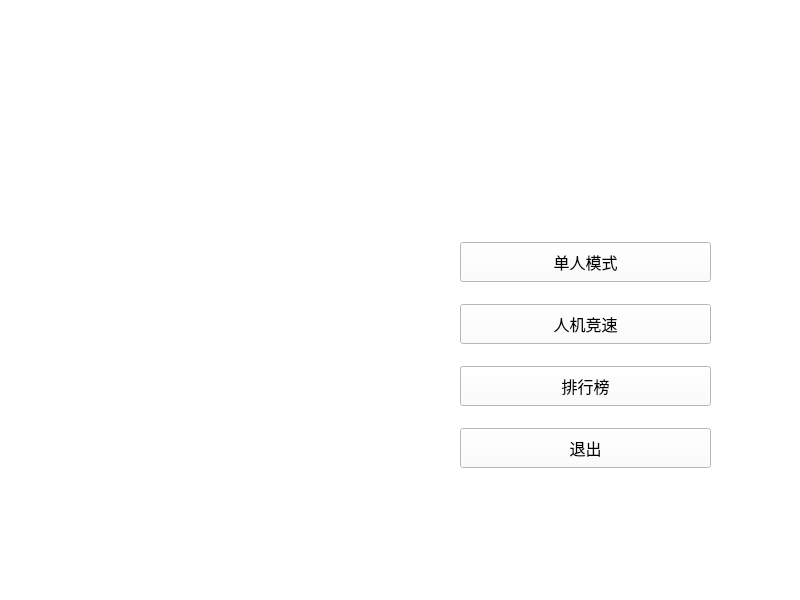
<?xml version="1.0" encoding="UTF-8"?>
<ui version="4.0">
 <class>menu</class>
 <widget class="QWidget" name="menu">
  <property name="geometry">
   <rect>
    <x>0</x>
    <y>0</y>
    <width>800</width>
    <height>600</height>
   </rect>
  </property>
  <property name="mouseTracking">
   <bool>false</bool>
  </property>
  <property name="windowTitle">
   <string>Form</string>
  </property>
  <property name="styleSheet">
   <string notr="true">background-color: rgb(255, 255, 255);</string>
  </property>
  <widget class="QLabel" name="maze_icon">
   <property name="geometry">
    <rect>
     <x>60</x>
     <y>210</y>
     <width>291</width>
     <height>251</height>
    </rect>
   </property>
   <property name="styleSheet">
    <string notr="true">border-image: url(:/img/res/maze_icon.png);</string>
   </property>
   <property name="text">
    <string/>
   </property>
  </widget>
  <widget class="QLabel" name="label">
   <property name="geometry">
    <rect>
     <x>450</x>
     <y>100</y>
     <width>271</width>
     <height>91</height>
    </rect>
   </property>
   <property name="styleSheet">
    <string notr="true">border-image: url(:/img/res/maze_font.png);</string>
   </property>
   <property name="text">
    <string/>
   </property>
  </widget>
  <widget class="QWidget" name="layoutWidget">
   <property name="geometry">
    <rect>
     <x>450</x>
     <y>210</y>
     <width>271</width>
     <height>281</height>
    </rect>
   </property>
   <layout class="QVBoxLayout" name="verticalLayout">
    <property name="spacing">
     <number>0</number>
    </property>
    <property name="sizeConstraint">
     <enum>QLayout::SizeConstraint::SetNoConstraint</enum>
    </property>
    <property name="leftMargin">
     <number>10</number>
    </property>
    <property name="topMargin">
     <number>10</number>
    </property>
    <property name="rightMargin">
     <number>10</number>
    </property>
    <item>
     <widget class="QPushButton" name="start_btn">
      <property name="maximumSize">
       <size>
        <width>16777215</width>
        <height>40</height>
       </size>
      </property>
      <property name="font">
       <font>
        <pointsize>12</pointsize>
       </font>
      </property>
      <property name="styleSheet">
       <string notr="true">color: rgb(0, 0, 0);</string>
      </property>
      <property name="text">
       <string>单人模式</string>
      </property>
      <property name="autoDefault">
       <bool>false</bool>
      </property>
     </widget>
    </item>
    <item>
     <widget class="QPushButton" name="race_btn">
      <property name="maximumSize">
       <size>
        <width>16777215</width>
        <height>40</height>
       </size>
      </property>
      <property name="font">
       <font>
        <pointsize>12</pointsize>
       </font>
      </property>
      <property name="styleSheet">
       <string notr="true">color: rgb(0, 0, 0);</string>
      </property>
      <property name="text">
       <string>人机竞速</string>
      </property>
     </widget>
    </item>
    <item>
     <widget class="QPushButton" name="rank_btn">
      <property name="maximumSize">
       <size>
        <width>16777215</width>
        <height>40</height>
       </size>
      </property>
      <property name="font">
       <font>
        <pointsize>12</pointsize>
       </font>
      </property>
      <property name="styleSheet">
       <string notr="true">color: rgb(0, 0, 0);</string>
      </property>
      <property name="text">
       <string>排行榜</string>
      </property>
     </widget>
    </item>
    <item>
     <widget class="QPushButton" name="exit_btn">
      <property name="maximumSize">
       <size>
        <width>16777215</width>
        <height>40</height>
       </size>
      </property>
      <property name="font">
       <font>
        <pointsize>12</pointsize>
       </font>
      </property>
      <property name="styleSheet">
       <string notr="true">color: rgb(0, 0, 0);</string>
      </property>
      <property name="text">
       <string>退出</string>
      </property>
     </widget>
    </item>
   </layout>
  </widget>
 </widget>
 <resources/>
 <connections>
  <connection>
   <sender>exit_btn</sender>
   <signal>clicked()</signal>
   <receiver>menu</receiver>
   <slot>close()</slot>
   <hints>
    <hint type="sourcelabel">
     <x>525</x>
     <y>419</y>
    </hint>
    <hint type="destinationlabel">
     <x>399</x>
     <y>298</y>
    </hint>
   </hints>
  </connection>
 </connections>
</ui>
